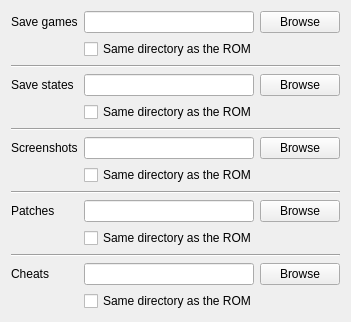
     <widget class="QWidget" name="paths">
      <layout class="QFormLayout" name="formLayout_3">
       <property name="fieldGrowthPolicy">
        <enum>QFormLayout::FieldsStayAtSizeHint</enum>
       </property>
       <item row="1" column="0">
        <widget class="QLabel" name="label_21">
         <property name="text">
          <string>Save games</string>
         </property>
        </widget>
       </item>
       <item row="1" column="1">
        <layout class="QHBoxLayout" name="horizontalLayout_3">
         <item>
          <widget class="QLineEdit" name="savegamePath">
           <property name="sizePolicy">
            <sizepolicy hsizetype="Expanding" vsizetype="Fixed">
             <horstretch>0</horstretch>
             <verstretch>0</verstretch>
            </sizepolicy>
           </property>
           <property name="minimumSize">
            <size>
             <width>170</width>
             <height>0</height>
            </size>
           </property>
          </widget>
         </item>
         <item>
          <widget class="QPushButton" name="savegameBrowse">
           <property name="text">
            <string>Browse</string>
           </property>
          </widget>
         </item>
        </layout>
       </item>
       <item row="2" column="1">
        <widget class="QCheckBox" name="savegameSameDir">
         <property name="text">
          <string>Same directory as the ROM</string>
         </property>
        </widget>
       </item>
       <item row="3" column="0" colspan="2">
        <widget class="Line" name="line_7">
         <property name="orientation">
          <enum>Qt::Horizontal</enum>
         </property>
        </widget>
       </item>
       <item row="4" column="0">
        <widget class="QLabel" name="label_22">
         <property name="text">
          <string>Save states</string>
         </property>
        </widget>
       </item>
       <item row="4" column="1">
        <layout class="QHBoxLayout" name="horizontalLayout_4">
         <item>
          <widget class="QLineEdit" name="savestatePath">
           <property name="sizePolicy">
            <sizepolicy hsizetype="Expanding" vsizetype="Fixed">
             <horstretch>0</horstretch>
             <verstretch>0</verstretch>
            </sizepolicy>
           </property>
           <property name="minimumSize">
            <size>
             <width>170</width>
             <height>0</height>
            </size>
           </property>
          </widget>
         </item>
         <item>
          <widget class="QPushButton" name="savestateBrowse">
           <property name="text">
            <string>Browse</string>
           </property>
          </widget>
         </item>
        </layout>
       </item>
       <item row="5" column="1">
        <widget class="QCheckBox" name="savestateSameDir">
         <property name="text">
          <string>Same directory as the ROM</string>
         </property>
        </widget>
       </item>
       <item row="6" column="0" colspan="2">
        <widget class="Line" name="line_6">
         <property name="orientation">
          <enum>Qt::Horizontal</enum>
         </property>
        </widget>
       </item>
       <item row="7" column="0">
        <widget class="QLabel" name="label_23">
         <property name="text">
          <string>Screenshots</string>
         </property>
        </widget>
       </item>
       <item row="7" column="1">
        <layout class="QHBoxLayout" name="horizontalLayout_7">
         <item>
          <widget class="QLineEdit" name="screenshotPath">
           <property name="sizePolicy">
            <sizepolicy hsizetype="Expanding" vsizetype="Fixed">
             <horstretch>0</horstretch>
             <verstretch>0</verstretch>
            </sizepolicy>
           </property>
           <property name="minimumSize">
            <size>
             <width>170</width>
             <height>0</height>
            </size>
           </property>
          </widget>
         </item>
         <item>
          <widget class="QPushButton" name="screenshotBrowse">
           <property name="text">
            <string>Browse</string>
           </property>
          </widget>
         </item>
        </layout>
       </item>
       <item row="8" column="1">
        <widget class="QCheckBox" name="screenshotSameDir">
         <property name="text">
          <string>Same directory as the ROM</string>
         </property>
        </widget>
       </item>
       <item row="9" column="0" colspan="2">
        <widget class="Line" name="line_15">
         <property name="orientation">
          <enum>Qt::Horizontal</enum>
         </property>
        </widget>
       </item>
       <item row="10" column="0">
        <widget class="QLabel" name="label_47">
         <property name="text">
          <string>Patches</string>
         </property>
        </widget>
       </item>
       <item row="10" column="1">
        <layout class="QHBoxLayout" name="horizontalLayout_26">
         <item>
          <widget class="QLineEdit" name="patchPath">
           <property name="sizePolicy">
            <sizepolicy hsizetype="Expanding" vsizetype="Fixed">
             <horstretch>0</horstretch>
             <verstretch>0</verstretch>
            </sizepolicy>
           </property>
           <property name="minimumSize">
            <size>
             <width>170</width>
             <height>0</height>
            </size>
           </property>
          </widget>
         </item>
         <item>
          <widget class="QPushButton" name="patchBrowse">
           <property name="text">
            <string>Browse</string>
           </property>
          </widget>
         </item>
        </layout>
       </item>
       <item row="11" column="1">
        <widget class="QCheckBox" name="patchSameDir">
         <property name="text">
          <string>Same directory as the ROM</string>
         </property>
        </widget>
       </item>
       <item row="12" column="0" colspan="2">
        <widget class="Line" name="line_14">
         <property name="orientation">
          <enum>Qt::Horizontal</enum>
         </property>
        </widget>
       </item>
       <item row="13" column="0">
        <widget class="QLabel" name="label_48">
         <property name="text">
          <string>Cheats</string>
         </property>
        </widget>
       </item>
       <item row="13" column="1">
        <layout class="QHBoxLayout" name="horizontalLayout_27">
         <item>
          <widget class="QLineEdit" name="cheatsPath">
           <property name="sizePolicy">
            <sizepolicy hsizetype="Expanding" vsizetype="Fixed">
             <horstretch>0</horstretch>
             <verstretch>0</verstretch>
            </sizepolicy>
           </property>
           <property name="minimumSize">
            <size>
             <width>170</width>
             <height>0</height>
            </size>
           </property>
          </widget>
         </item>
         <item>
          <widget class="QPushButton" name="cheatsBrowse">
           <property name="text">
            <string>Browse</string>
           </property>
          </widget>
         </item>
        </layout>
       </item>
       <item row="14" column="1">
        <widget class="QCheckBox" name="cheatsSameDir">
         <property name="text">
          <string>Same directory as the ROM</string>
         </property>
        </widget>
       </item>
      </layout>
     </widget>
